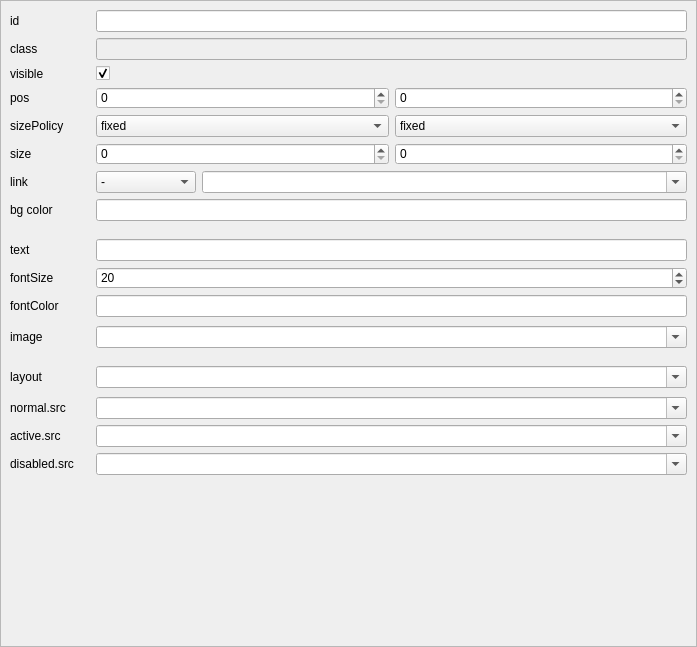
<?xml version="1.0" encoding="UTF-8"?>
<ui version="4.0">
 <class>NLayoutPropEdit</class>
 <widget class="QWidget" name="NLayoutPropEdit">
  <property name="geometry">
   <rect>
    <x>0</x>
    <y>0</y>
    <width>697</width>
    <height>647</height>
   </rect>
  </property>
  <property name="sizePolicy">
   <sizepolicy hsizetype="Preferred" vsizetype="Expanding">
    <horstretch>0</horstretch>
    <verstretch>0</verstretch>
   </sizepolicy>
  </property>
  <property name="windowTitle">
   <string>Form</string>
  </property>
  <property name="styleSheet">
   <string notr="true">QLabel {
  min-width: 80px;  
}</string>
  </property>
  <layout class="QHBoxLayout" name="horizontalLayout">
   <property name="leftMargin">
    <number>0</number>
   </property>
   <property name="topMargin">
    <number>0</number>
   </property>
   <property name="rightMargin">
    <number>0</number>
   </property>
   <property name="bottomMargin">
    <number>0</number>
   </property>
   <item>
    <widget class="QScrollArea" name="scrollArea">
     <property name="widgetResizable">
      <bool>true</bool>
     </property>
     <widget class="QWidget" name="scrollAreaWidgetContents">
      <property name="geometry">
       <rect>
        <x>0</x>
        <y>0</y>
        <width>695</width>
        <height>645</height>
       </rect>
      </property>
      <property name="sizePolicy">
       <sizepolicy hsizetype="Preferred" vsizetype="Expanding">
        <horstretch>0</horstretch>
        <verstretch>0</verstretch>
       </sizepolicy>
      </property>
      <layout class="QVBoxLayout" name="verticalLayout">
       <property name="spacing">
        <number>0</number>
       </property>
       <property name="leftMargin">
        <number>0</number>
       </property>
       <property name="topMargin">
        <number>0</number>
       </property>
       <property name="rightMargin">
        <number>0</number>
       </property>
       <property name="bottomMargin">
        <number>0</number>
       </property>
       <item>
        <widget class="QWidget" name="baseViewWidget" native="true">
         <layout class="QGridLayout" name="gridLayout">
          <item row="0" column="0">
           <widget class="QLabel" name="label_3">
            <property name="text">
             <string>id</string>
            </property>
           </widget>
          </item>
          <item row="0" column="1">
           <widget class="QLineEdit" name="idLabel"/>
          </item>
          <item row="1" column="0">
           <widget class="QLabel" name="label_4">
            <property name="text">
             <string>class</string>
            </property>
           </widget>
          </item>
          <item row="1" column="1">
           <widget class="QLineEdit" name="classLabel">
            <property name="enabled">
             <bool>false</bool>
            </property>
           </widget>
          </item>
          <item row="2" column="0">
           <widget class="QLabel" name="label_12">
            <property name="text">
             <string>visible</string>
            </property>
           </widget>
          </item>
          <item row="2" column="1">
           <widget class="QCheckBox" name="visible">
            <property name="text">
             <string/>
            </property>
            <property name="checked">
             <bool>true</bool>
            </property>
           </widget>
          </item>
          <item row="3" column="0">
           <widget class="QLabel" name="label_5">
            <property name="text">
             <string>pos</string>
            </property>
           </widget>
          </item>
          <item row="3" column="1">
           <layout class="QHBoxLayout" name="horizontalLayout_14">
            <item>
             <widget class="QSpinBox" name="posXSpinBox">
              <property name="maximum">
               <number>9999</number>
              </property>
             </widget>
            </item>
            <item>
             <widget class="QSpinBox" name="posYSpinBox">
              <property name="maximum">
               <number>9999</number>
              </property>
             </widget>
            </item>
           </layout>
          </item>
          <item row="4" column="0">
           <widget class="QLabel" name="label_9">
            <property name="text">
             <string>sizePolicy</string>
            </property>
           </widget>
          </item>
          <item row="4" column="1">
           <layout class="QHBoxLayout" name="horizontalLayout_2">
            <item>
             <widget class="QComboBox" name="sizePolicyWidth">
              <item>
               <property name="text">
                <string>fixed</string>
               </property>
              </item>
              <item>
               <property name="text">
                <string>wrapContent</string>
               </property>
              </item>
              <item>
               <property name="text">
                <string>matchParent</string>
               </property>
              </item>
             </widget>
            </item>
            <item>
             <widget class="QComboBox" name="sizePolicyHeight">
              <item>
               <property name="text">
                <string>fixed</string>
               </property>
              </item>
              <item>
               <property name="text">
                <string>wrapContent</string>
               </property>
              </item>
              <item>
               <property name="text">
                <string>matchParent</string>
               </property>
              </item>
             </widget>
            </item>
           </layout>
          </item>
          <item row="5" column="0">
           <widget class="QLabel" name="label_6">
            <property name="text">
             <string>size</string>
            </property>
           </widget>
          </item>
          <item row="5" column="1">
           <layout class="QHBoxLayout" name="horizontalLayout_15">
            <item>
             <widget class="QSpinBox" name="sizeWidthSpinBox">
              <property name="maximum">
               <number>9999</number>
              </property>
             </widget>
            </item>
            <item>
             <widget class="QSpinBox" name="sizeHeightSpinBox">
              <property name="maximum">
               <number>9999</number>
              </property>
             </widget>
            </item>
           </layout>
          </item>
          <item row="6" column="0">
           <widget class="QLabel" name="label_10">
            <property name="text">
             <string>link</string>
            </property>
           </widget>
          </item>
          <item row="6" column="1">
           <layout class="QHBoxLayout" name="horizontalLayout_3">
            <item>
             <widget class="QComboBox" name="linkType">
              <property name="sizePolicy">
               <sizepolicy hsizetype="Fixed" vsizetype="Fixed">
                <horstretch>0</horstretch>
                <verstretch>0</verstretch>
               </sizepolicy>
              </property>
              <property name="minimumSize">
               <size>
                <width>100</width>
                <height>0</height>
               </size>
              </property>
              <item>
               <property name="text">
                <string>-</string>
               </property>
              </item>
              <item>
               <property name="text">
                <string>page</string>
               </property>
              </item>
              <item>
               <property name="text">
                <string>scene</string>
               </property>
              </item>
             </widget>
            </item>
            <item>
             <widget class="NComboBox" name="linkId">
              <property name="editable">
               <bool>true</bool>
              </property>
             </widget>
            </item>
           </layout>
          </item>
          <item row="7" column="0">
           <widget class="QLabel" name="label_7">
            <property name="text">
             <string>bg color</string>
            </property>
           </widget>
          </item>
          <item row="7" column="1">
           <widget class="QLineEdit" name="backgroundColor"/>
          </item>
         </layout>
        </widget>
       </item>
       <item>
        <widget class="QWidget" name="textViewWidget" native="true">
         <layout class="QGridLayout" name="gridLayout_2">
          <property name="bottomMargin">
           <number>0</number>
          </property>
          <item row="1" column="0">
           <widget class="QLabel" name="label_11">
            <property name="text">
             <string>fontSize</string>
            </property>
           </widget>
          </item>
          <item row="0" column="0">
           <widget class="QLabel" name="label">
            <property name="text">
             <string>text</string>
            </property>
           </widget>
          </item>
          <item row="0" column="1">
           <widget class="QLineEdit" name="extraText"/>
          </item>
          <item row="1" column="1">
           <widget class="QSpinBox" name="extraFontSize">
            <property name="maximum">
             <number>999</number>
            </property>
            <property name="value">
             <number>20</number>
            </property>
           </widget>
          </item>
          <item row="2" column="0">
           <widget class="QLabel" name="label_13">
            <property name="text">
             <string>fontColor</string>
            </property>
           </widget>
          </item>
          <item row="2" column="1">
           <widget class="QLineEdit" name="extraFontColor"/>
          </item>
         </layout>
        </widget>
       </item>
       <item>
        <widget class="QWidget" name="imageViewWidget" native="true">
         <layout class="QGridLayout" name="gridLayout_3">
          <item row="0" column="0">
           <widget class="QLabel" name="label_2">
            <property name="sizePolicy">
             <sizepolicy hsizetype="Fixed" vsizetype="Preferred">
              <horstretch>0</horstretch>
              <verstretch>0</verstretch>
             </sizepolicy>
            </property>
            <property name="text">
             <string>image</string>
            </property>
           </widget>
          </item>
          <item row="0" column="1">
           <widget class="NComboBox" name="extraSrc">
            <property name="editable">
             <bool>true</bool>
            </property>
           </widget>
          </item>
         </layout>
        </widget>
       </item>
       <item>
        <widget class="QWidget" name="viewGroupWidget" native="true">
         <layout class="QGridLayout" name="gridLayout_4">
          <property name="bottomMargin">
           <number>0</number>
          </property>
          <item row="1" column="1">
           <widget class="NComboBox" name="extraContentLayout">
            <property name="editable">
             <bool>true</bool>
            </property>
           </widget>
          </item>
          <item row="1" column="0">
           <widget class="QLabel" name="label_8">
            <property name="sizePolicy">
             <sizepolicy hsizetype="Fixed" vsizetype="Preferred">
              <horstretch>0</horstretch>
              <verstretch>0</verstretch>
             </sizepolicy>
            </property>
            <property name="toolTip">
             <string>content layout file</string>
            </property>
            <property name="text">
             <string>layout</string>
            </property>
           </widget>
          </item>
         </layout>
        </widget>
       </item>
       <item>
        <widget class="QWidget" name="buttonViewWidget" native="true">
         <layout class="QGridLayout" name="gridLayout_5">
          <item row="1" column="1">
           <widget class="NComboBox" name="extraActiveSrc">
            <property name="editable">
             <bool>true</bool>
            </property>
           </widget>
          </item>
          <item row="0" column="0">
           <widget class="QLabel" name="label_15">
            <property name="sizePolicy">
             <sizepolicy hsizetype="Fixed" vsizetype="Preferred">
              <horstretch>0</horstretch>
              <verstretch>0</verstretch>
             </sizepolicy>
            </property>
            <property name="text">
             <string>normal.src</string>
            </property>
           </widget>
          </item>
          <item row="1" column="0">
           <widget class="QLabel" name="label_14">
            <property name="text">
             <string>active.src</string>
            </property>
           </widget>
          </item>
          <item row="0" column="1">
           <widget class="NComboBox" name="extraNormalSrc">
            <property name="editable">
             <bool>true</bool>
            </property>
           </widget>
          </item>
          <item row="2" column="0">
           <widget class="QLabel" name="label_16">
            <property name="text">
             <string>disabled.src</string>
            </property>
           </widget>
          </item>
          <item row="2" column="1">
           <widget class="NComboBox" name="extraDisabledSrc">
            <property name="editable">
             <bool>true</bool>
            </property>
           </widget>
          </item>
         </layout>
        </widget>
       </item>
       <item>
        <spacer name="verticalSpacer">
         <property name="orientation">
          <enum>Qt::Vertical</enum>
         </property>
         <property name="sizeHint" stdset="0">
          <size>
           <width>20</width>
           <height>40</height>
          </size>
         </property>
        </spacer>
       </item>
      </layout>
     </widget>
    </widget>
   </item>
  </layout>
 </widget>
 <customwidgets>
  <customwidget>
   <class>NComboBox</class>
   <extends>QComboBox</extends>
   <header>extend/n_combo_box.h</header>
  </customwidget>
 </customwidgets>
 <resources/>
 <connections/>
</ui>
